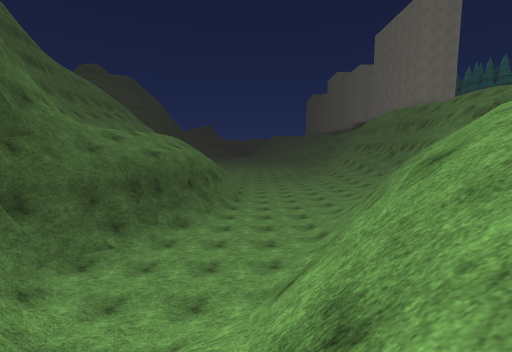
View 1 (above)

18 first-person views from a walk through a scene from a Unity 3-D project. The camera is 1.5 m above the floor, tilts 6° down and sees 90° across. The floor is counted in squares, 2 m on a side. Each view is taken from the middle of a square. On the plan, view 1 faces up. The plan holds only what a view shows up to about 9 squares ahead; the rest is blank. The place goes on beyond the plan. Some animated figures are not drawn. Door leaves are left out, so doorways stand open. Some surface patterns are stand-ins.

View 2
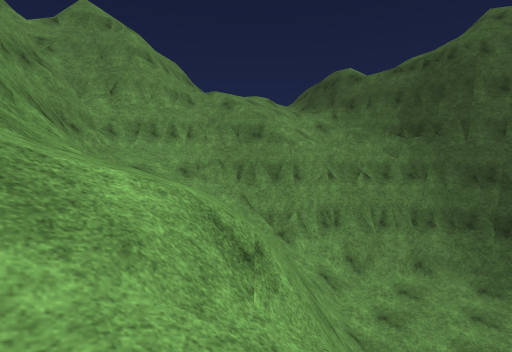

View 3
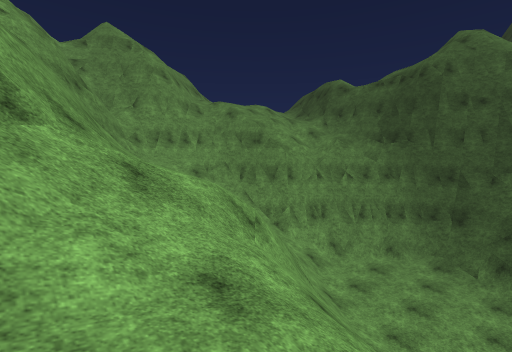

View 4
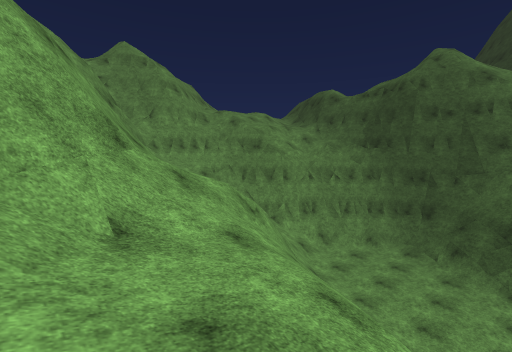

View 5
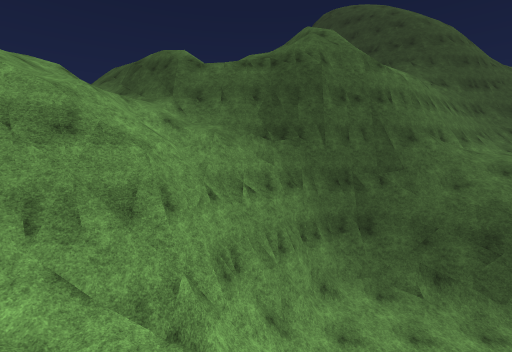

View 6
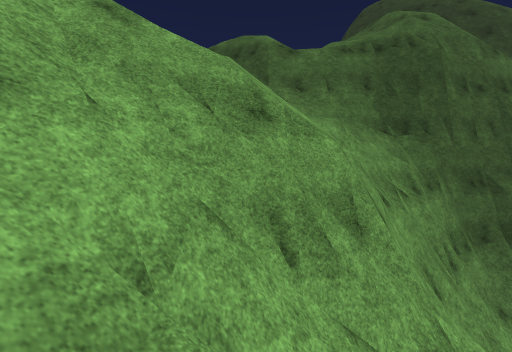

View 7
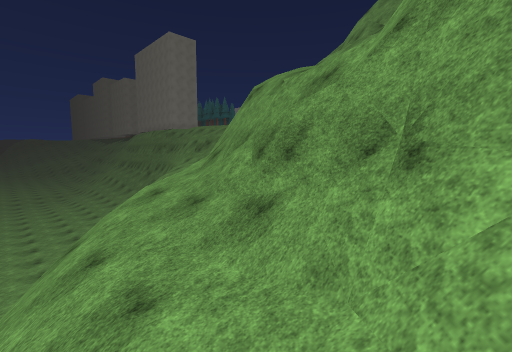

View 8
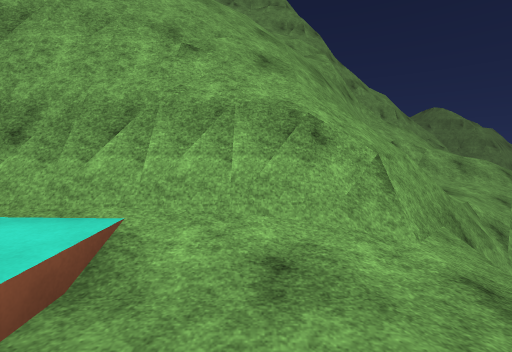

View 9
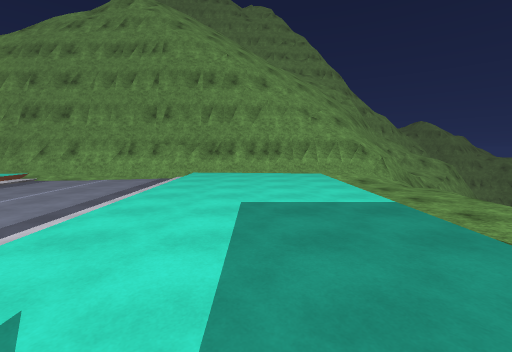

View 10
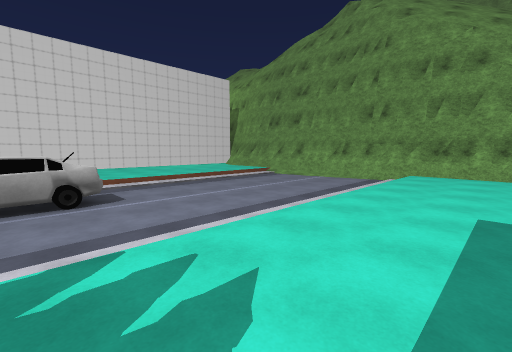

View 11
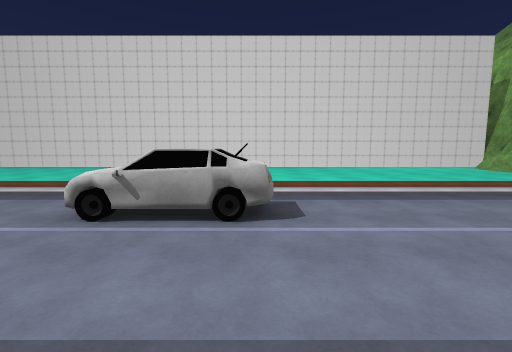

View 12
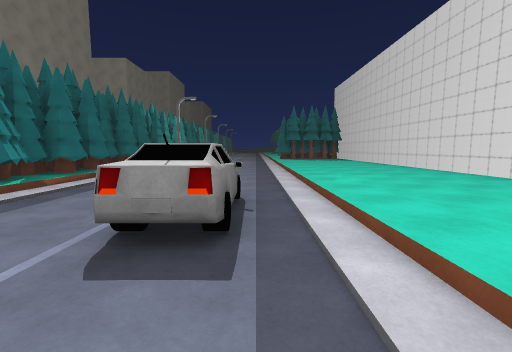

View 13
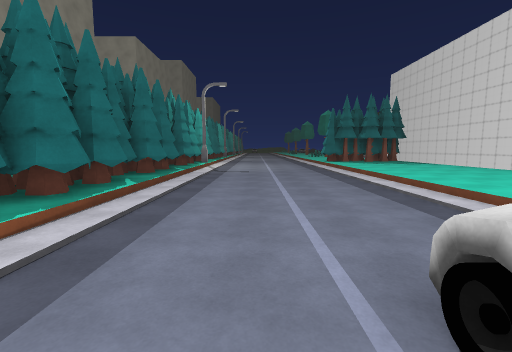

View 14
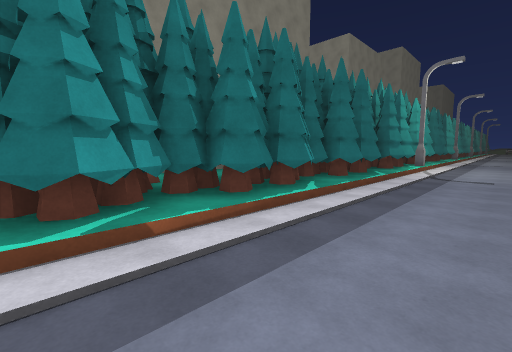

View 15
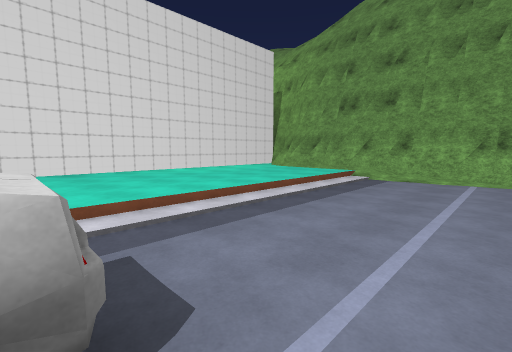

View 16
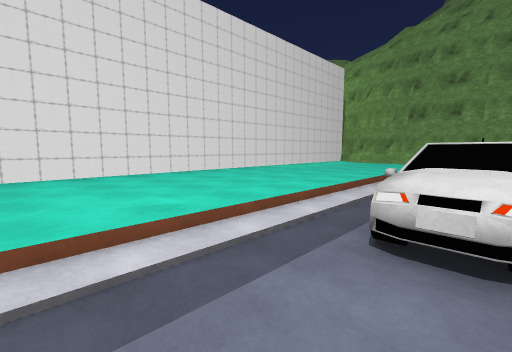

View 17
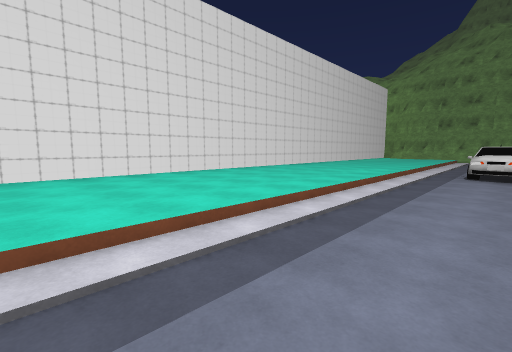

View 18
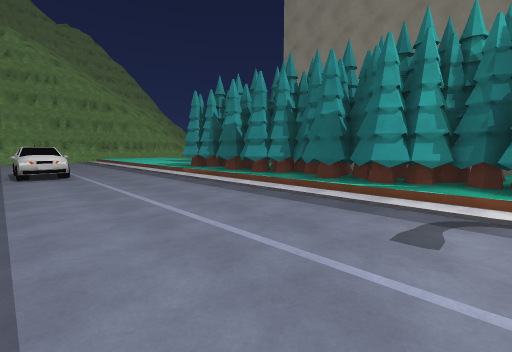

### Floor plan
Key: @ floor where view 1 was taken; # wall or solid block; . main floor; - floor 0.75 m lower than the main floor; _ floor 1.5 m lower than the main floor; : floor 3.25 m higher than the main floor; < floor 4.75 m lower than the main floor; ( floor 5.5 m lower than the main floor; ! floor 6.5 m lower than the main floor; ? floor 11.25 m lower than the main floor; / step, stairs or slope; = window, fence, low wall or low ledge; v drop or lower ground; C car; T pine tree; O other object.
Columns run from 8 left of view 1 to 27 right of it. Each row starts with its distance up from view 1.
 25                       O.OT.----....#
 24                       O TT.----....#
 23                       O TTT----....#
 22                       O TT.----....#
 21                       O.OT.----....#
 20                       O.TTT----....#
 19                       O.TT.----....#
 18                          T.----....#
 17                          TT--CC....#
 16                         ...--CC....#
 15                       /....--C-....#
 14                       /....----....#
 13                      -/....----....#
 12                     --/....----....#
 11                     --/....----....#
 10                    /--/....----....#
  9  #<//v#????        ---/....----....#
  8  #///#/????        //###############
  7  v#/v#?????=///  =#=//##############
  6 /v#v#?????=#///  ==#=/vvvvvvvv
  5 /v###????/=////  # ##// ///    vv
  4 =vv##????/#=//##==##/// ///
  3 /v#v#/??/#v//##===#v/
  2 /v#/v#/===//#=====##=
  1  v#/v##=//!=#=====#
  0 /v#//v##@/!##===
 -1 :#////v#//(####
 -2 ##_ _/v#=/##vv
 -3    ////####v
 -4    ..   vvvv
 -5         /vvv
 -6           vvv
 -7            =

Positions as (right, up) in squares from view 1, and headings:
1: (0, 0), facing up
2: (4, 5), facing down-left
3: (5, 6), facing down-left
4: (6, 7), facing down-left
5: (2, 2), facing left
6: (1, -1), facing left
7: (1, -2), facing up-right
8: (13, 10), facing down
9: (16, 16), facing down
10: (16, 16), facing down-right
11: (18, 15), facing right
12: (22, 13), facing up
13: (20, 16), facing up
14: (20, 17), facing up-left
15: (20, 15), facing down-right
16: (21, 19), facing down-right
17: (21, 25), facing down-right
18: (22, 25), facing down-left
